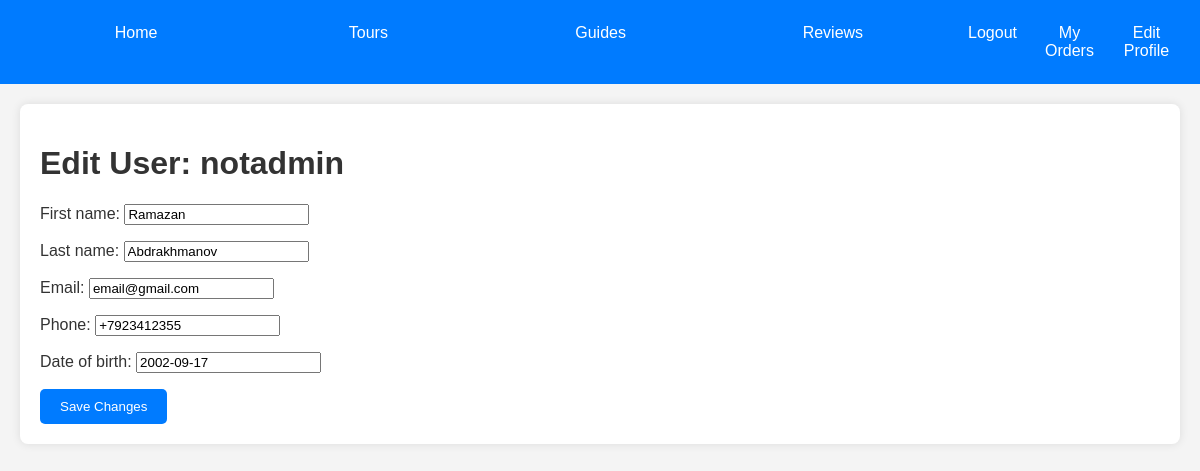
The page /tours/users/2/edit/ (signed in) on the database its author committed.
### tours/models.py (models this page shows, shortened)
class Tourist(models.Model):
    user = models.OneToOneField(User, on_delete=models.CASCADE, default=1)
    first_name = models.CharField(max_length=30)
    last_name = models.CharField(max_length=30)
    email = models.EmailField(unique=True)
    phone = models.CharField(max_length=15)
    date_of_birth = models.DateField(null=True, blank=True)

### tours/views.py (the view)
# urls.py: path('users/<int:user_id>/edit/', views.edit_user, name='edit_user'),
@staff_member_required
def edit_user(request, user_id):
    user = get_object_or_404(User, id=user_id)
    tourist = get_object_or_404(Tourist, user=user)
    if request.method == 'POST':
        form = TouristForm(request.POST, instance=tourist)
        if form.is_valid():
            form.save()
            return redirect('user_list')
    else:
        form = TouristForm(instance=tourist)
    return render(request, 'users/edit_user.html', {'form': form, 'user': user})

### tours/forms.py
class TouristForm(forms.ModelForm):
    class Meta:
        model = Tourist
        fields = ['first_name', 'last_name', 'email', 'phone', 'date_of_birth']
    def __init__(self, *args, **kwargs):
        super(TouristForm, self).__init__(*args, **kwargs)
        self.fields['first_name'].widget.attrs.update({'class': 'form-control'})
        self.fields['last_name'].widget.attrs.update({'class': 'form-control'})
        self.fields['email'].widget.attrs.update({'class': 'form-control'})
        self.fields['phone'].widget.attrs.update({'class': 'form-control'})
        self.fields['date_of_birth'].widget.attrs.update({'class': 'form-control', 'type': 'date'})

### tours/templates/users/edit_user.html (shortened to what this page needs)
{% extends 'base.html' %}
{% block content %}
    <h1>Edit User: {{ user.username }}</h1>
    <form method="post" action="">
        {{ form.as_p }}
        <button type="submit" class="button">Save Changes</button>
    </form>
{% endblock %}

### tours/templates/base.html (style rules this page uses)
body { font-family: Arial, sans-serif; margin: 0; padding: 0; background-color: #f4f4f4; color: #333; }
.button { background-color: #007bff; color: white; border: none; padding: 10px 20px; border-radius: 5px; cursor: pointer; transition: background-color 0.3s; }

### rows shown on the page
Tourist: first_name "Ramazan", last_name "Abdrakhmanov", email "email@gmail.com", phone "+7923412355", date_of_birth "2002-09-17"

### other values the page prints
{{ user.username }} "notadmin"
